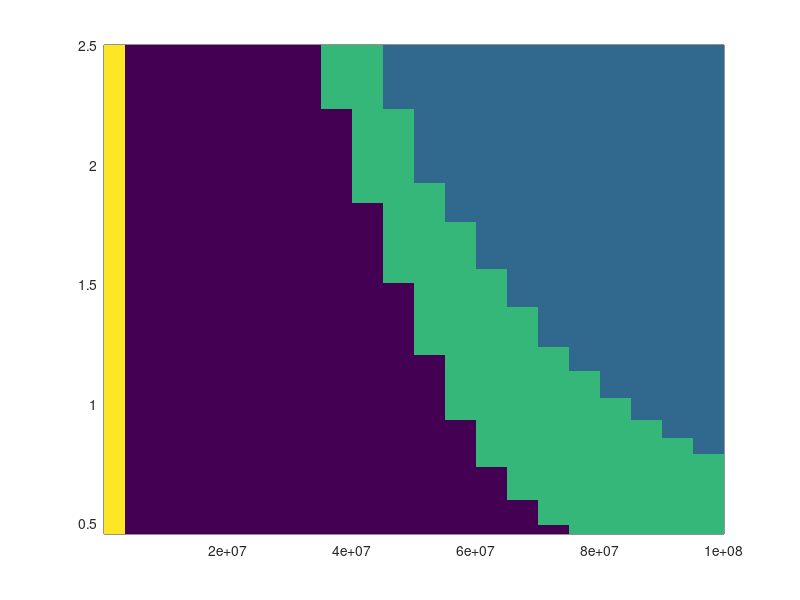

The MATLAB script that drew this image: (Note: this script raises an error after producing the figure.)
%% Model parameters
% Note: same as the evolutionary invasion analysis section
% resource parameters
p.Rmod = 5; % half saturation
p.rho = 0.5; % dilution rate 
p.e = 5e-7; % conversion coefficient
p.b0 = 1.2; % maximum growth rate
% explicit infection parameters 
p.eta = 1; % lysis rate
p.beta = 50; % burst rate
p.phi = 3.4e-10;  % adsorption rate
p.alpha = 2; % transit decision rate
% cell traits
p.ds = 0.2; % death rate of susceptible cells
p.de = 0.2; % death rate of infected cells
p.dl = 0.2; % death rate of lysogenic cells
p.di = 0.2; % death rate of lytic cells
p.m = 1/24; % phage decay rate

% (R*, S*) is varied by the parameter space (alphaS, J);
theta_set = [0.01:0.01:0.1, 0.2:0.05:1, 2:0.5:10]; % augumented parameter range
alphaS_set = -1:0.02:0.5; % alphaS < 0, S grows faster than L; alphaS > 0, ...
% Range of Susceptible hosts and resources
S_set = theta_set./(p.e*p.ds);
R_set = p.Rmod*p.ds./((1 - alphaS_set).*p.b0 - p.ds);


dl_set = [0.8, 0.08]; % indirect benefits and direct benefits

equilibrium_id_endemic = importdata('data_equilibrium_id_endemic.txt');
vertical_fitness_endemic = importdata('data_vertical_fitness_endemic.txt');

% classify data 
[row0,col0] = find(vertical_fitness_endemic > 0 & vertical_fitness_endemic < 1);
[row1,col1] = find(vertical_fitness_endemic > 1);
[row2,col2] = find(vertical_fitness_endemic < 0);
inv_id_endemic = vertical_fitness_endemic;

% indirect benefits lysogen cannot invade
for i = 1:length(row0)
    inv_id_endemic(row0(i),col0(i)) = -3;
end
% indirect benefits lysogen invade
for i = 1:length(row1)
    inv_id_endemic(row1(i),col1(i)) = -1;
end
for i = 1:length(row2) % oscillatory
    inv_id_endemic(row2(i),col2(i)) = -2;
end

figure(1); % invasion of lytic viruses endemic state via indirect benefits lysogens
h = pcolor(S_set,R_set,inv_id_endemic); 
set(h, 'EdgeColor', 'none'); hold on; alpha(h,0.5); colormap('flag'); 

set(gca,'XScale','log'); axis square;
set(gca,'FontSize',20); set(gca,'TickLabelInterpreter', 'latex');
ax = gca; ax.XAxis.LineWidth = 2; ax.YAxis.LineWidth = 2;
xticks([1e5 1e6 1e7 1e8]); 
yticks(round(min(R_set),1):0.2:round(max(R_set),1)); 

tmpt1 = text(10^5.3, 1.5, {'$\mathcal{R}^{hor} < 1$'});
set(tmpt1,'fontsize',25,'interpreter','latex');
%tmpt2 = text(10^7.7, 2.2, {'fluctuating';'dynamics'});
%set(tmpt2,'fontsize',15,'interpreter','latex');

xlabel({'Susceptible population, $S^{*}$ (ml$^{-1}$)'},...
    'Interpreter','latex', 'FontName', 'Times New Roman','FontSize',20'); 
ylabel({'Resources, $R^{*}$ ($\mu$g/ml)'},...
    'Interpreter','latex', 'FontName', 'Times New Roman','FontSize',20'); 
title({'Invasion of resident lytic virus via a'; 'strain with indirect vertical fitness benefits'},...
    'fontsize',20,'interpreter','latex');



